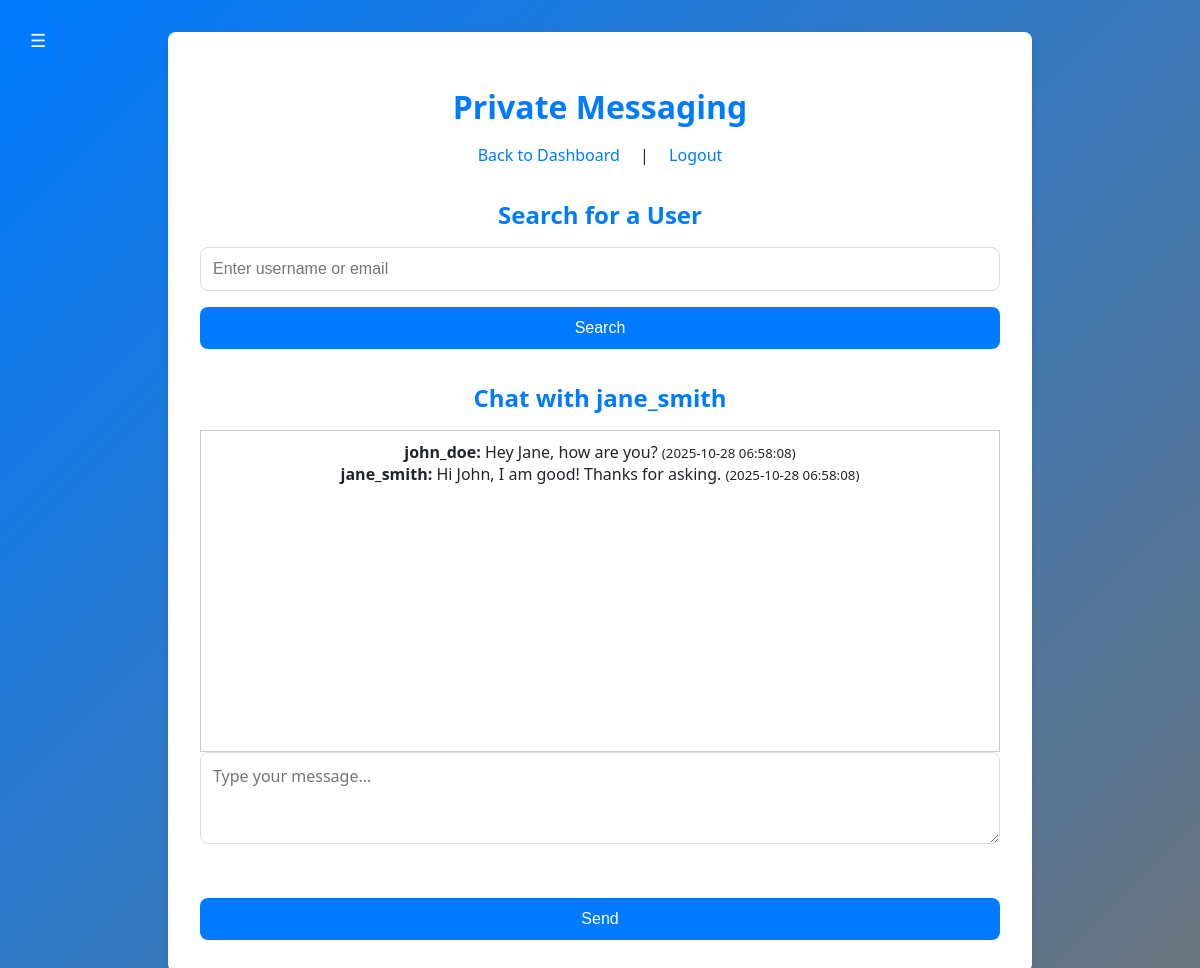
Page /messages.php?chat=2 (signed in) on the committed database.
### tables this page shows
CREATE TABLE users (
    id INT AUTO_INCREMENT PRIMARY KEY,
    username VARCHAR(50) NOT NULL UNIQUE,
    email VARCHAR(100) NOT NULL UNIQUE,
    password_hash VARCHAR(255) NOT NULL,
    profile_pic LONGBLOB,
    profile_pic_size INT NOT NULL DEFAULT 0,
    bio TEXT,
    created_at TIMESTAMP DEFAULT CURRENT_TIMESTAMP
);

CREATE TABLE messages (
    id INT AUTO_INCREMENT PRIMARY KEY,
    sender_id INT NOT NULL,
    receiver_id INT NOT NULL,
    text_message TEXT NOT NULL,
    sent_at TIMESTAMP DEFAULT CURRENT_TIMESTAMP,
    FOREIGN KEY (sender_id) REFERENCES users (id),
    FOREIGN KEY (receiver_id) REFERENCES users (id)
);

### messages.php (the view, shortened to what this page needs)
<?php
require_once 'includes/config.php';
$current_user_id = $_SESSION['user']['id'];
$errors = [];
$conversation = [];
$receiver_id = null;
if (isset($_GET['chat'])) {
    $receiver_id = (int)$_GET['chat'];
    $stmt = $pdo->prepare("SELECT id, username FROM users WHERE id = ? AND id != ?");
    $stmt->execute([$receiver_id, $current_user_id]);
    $receiver = $stmt->fetch();
    if ($receiver) {
        $stmt = $pdo->prepare("SELECT m.*, u.username AS sender_name FROM messages m JOIN users u ON m.sender_id = u.id WHERE (m.sender_id = ? AND m.receiver_id = ?) OR (m.sender_id = ? AND m.receiver_id = ?) ORDER BY m.sent_at ASC");
        $stmt->execute([$current_user_id, $receiver_id, $receiver_id, $current_user_id]);
        $conversation = $stmt->fetchAll();
    } else {
        $errors[] = 'Invalid chat recipient.';
    }
}
?>
<!DOCTYPE html>
<html lang="en">
<head>
    <link rel="stylesheet" href="CSS/styles.css">
</head>
<body>
    <div class="hamburger-menu">
        <button class="hamburger-btn">&#9776;</button>
    </div>
    <main>
        <h1>Private Messaging</h1>
        <nav>
            <a href="dashboard.php">Back to Dashboard</a> | <a href="login.php?logout=1">Logout</a>
        </nav>
        <h2>Search for a User</h2>
        <form method="POST">
            <input type="text" name="search_term" placeholder="Enter username or email" required>
            <button type="submit" name="search">Search</button>
        </form>
        <?php if ($receiver_id && isset($receiver)): ?>
            <h2>Chat with <?php echo htmlspecialchars($receiver['username']); ?></h2>
            <div style="border: 1px solid #ccc; padding: 10px; height: 300px; overflow-y: scroll;">
                <?php foreach ($conversation as $msg): ?>
                    <div>
                        <strong><?php echo htmlspecialchars($msg['sender_name']); ?>:</strong>
                        <?php echo htmlspecialchars($msg['text_message']); ?>
                        <small>(<?php echo htmlspecialchars($msg['sent_at']); ?>)</small>
                    </div>
                <?php endforeach; ?>
            </div>
            <form method="POST">
                <textarea name="message" rows="3" cols="50" placeholder="Type your message..." required></textarea><br>
                <button type="submit" name="send_message">Send</button>
            </form>
        <?php endif; ?>
</body>
</html>

### CSS/styles.css (style rules this page uses)
:root { --primary-color: #007bff; --secondary-color: #6c757d; --success-color: #28a745; --danger-color: #dc3545; --light-bg: #f8f9fa; --dark-text: #212529; --border-radius: 8px; --box-shadow: 0 4px 6px rgba(0, 0, 0, 0.1); }
body { font-family: 'Segoe UI', Tahoma, Geneva, Verdana, sans-serif; margin: 0; padding: 0; min-height: 100vh; background: linear-gradient(135deg, var(--primary-color), var(--secondary-color)); color: var(--dark-text); display: flex; align-items: center; justify-content: center; }
h1 { margin-bottom: 1.5rem; color: var(--primary-color); }
h2 { color: var(--dark-text); margin-top: 2rem; }
form { display: flex; flex-direction: column; gap: 1rem; }
input[type="text"], input[type="password"] { padding: 0.75rem; border: 1px solid #ddd; border-radius: var(--border-radius); font-size: 1rem; transition: border-color 0.3s ease; }
button[type="submit"] { background: var(--primary-color); color: white; border: none; padding: 0.75rem; border-radius: var(--border-radius); font-size: 1rem; cursor: pointer; transition: background-color 0.3s ease; }
a { color: var(--primary-color); text-decoration: none; }
main { background: white; padding: 2rem; border-radius: var(--border-radius); box-shadow: var(--box-shadow); width: 100%; max-width: 800px; margin: 2rem auto; text-align: center; }
h1, h2, h3, h4 { color: var(--primary-color); margin-bottom: 1rem; }
input[type="email"], input[type="file"], textarea { padding: 0.75rem; border: 1px solid #ddd; border-radius: var(--border-radius); font-size: 1rem; transition: border-color 0.3s ease; }
nav { margin-bottom: 1rem; }
nav a { margin: 0 1rem; }
.hamburger-menu { position: fixed; top: 20px; left: 20px; z-index: 1000; }
.hamburger-btn { background: var(--primary-color); color: white; border: none; padding: 10px; border-radius: 5px; cursor: pointer; font-size: 18px; transition: background 0.3s ease; }
textarea { padding: 0.75rem; border: 1px solid #ddd; border-radius: var(--border-radius); font-size: 1rem; font-family: inherit; resize: vertical; transition: border-color 0.3s ease; }

### rows in the picture
users: username "jane_smith"
messages: sender.username "john_doe", text_message "Hey Jane, how are you?", sent_at "2025-10-28 06:58:08"
messages: sender.username "jane_smith", text_message "Hi John, I am good! Thanks for asking.", sent_at "2025-10-28 06:58:08"
